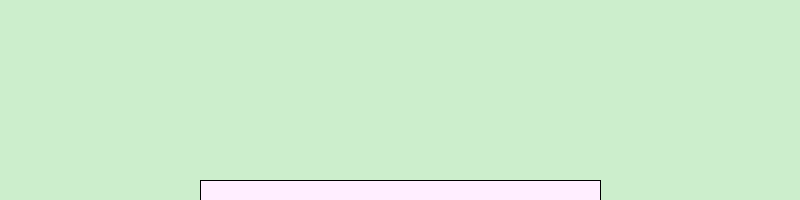
Frame 1 (no input)
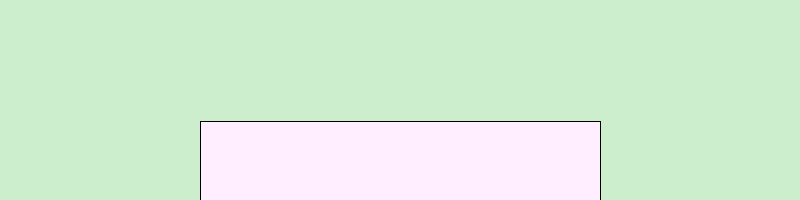
Frame 60 (the mouse pressed at the canvas centre just before this capture)
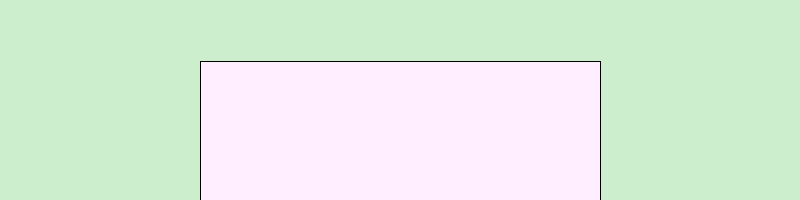
Frame 120 (the mouse held since frame 60 and released just before this capture)

The Processing sketch that drew these frames (run headless with seeded random() and noise(); from frame 60 on, the mouse is pressed at the canvas centre):

// Processing sketch: animated_bar
// ── animated_bar.pde
void setup() {
size(800, 200);
}

int columnHeight = 20;
boolean reverse = false;


void draw(){
  
  background(#cceecc);
  fill(#ffeeff);
  rect(width-600, height - columnHeight, 400, columnHeight);
  if (reverse){
    columnHeight--;
  } else {
    columnHeight++;
  }
  if (!reverse && height == columnHeight){
    reverse = true;
  }
  if (reverse && columnHeight == 0){
    reverse = false;
  }
  
  
}
